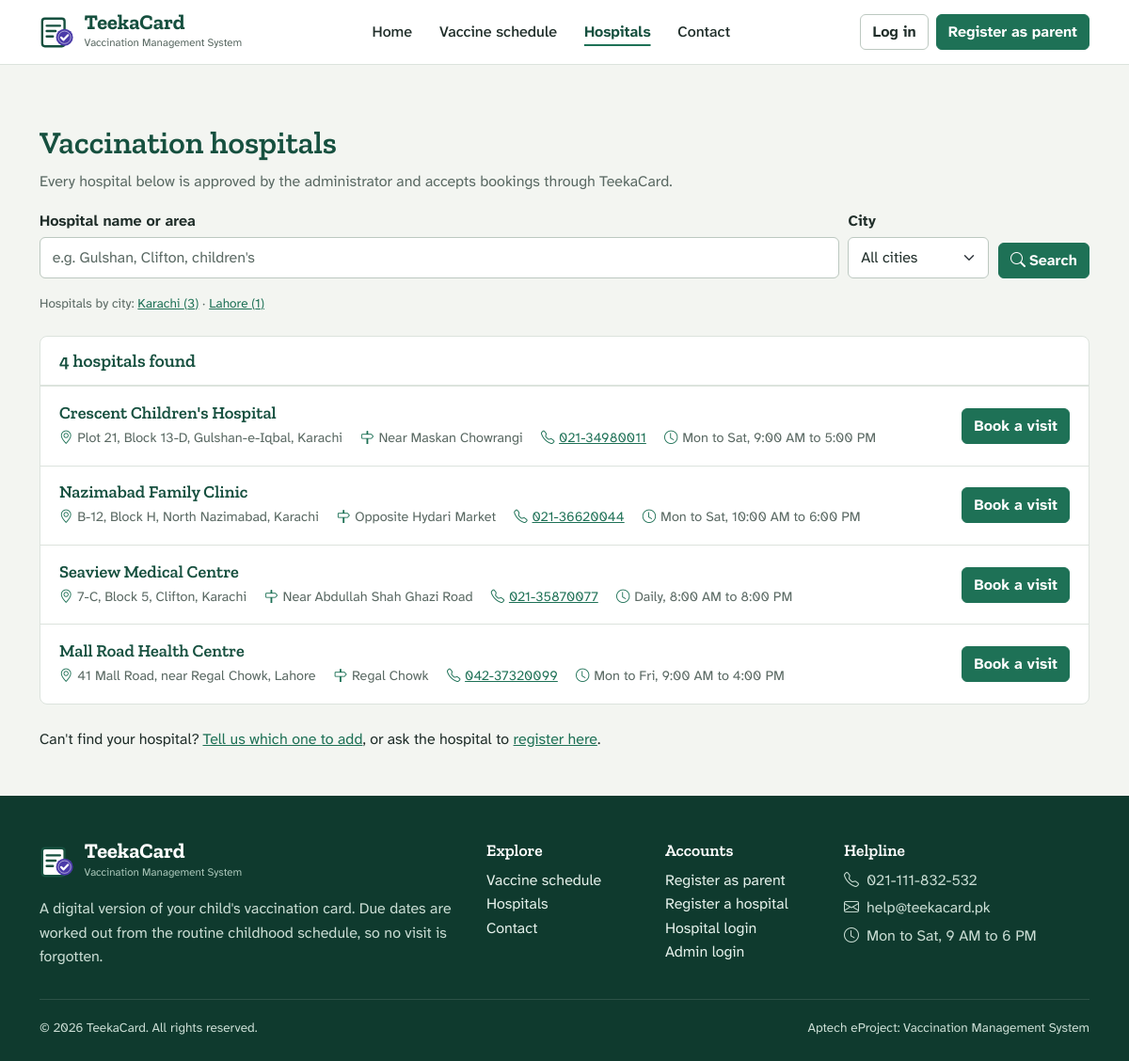
/1_Source_Code/vms/hospitals.php, run on the app's committed database.
### tables this page shows
CREATE TABLE `hospitals` (
  `id`         INT UNSIGNED NOT NULL AUTO_INCREMENT,
  `name`       VARCHAR(150) NOT NULL,
  `email`      VARCHAR(150) NOT NULL,
  `phone`      VARCHAR(20)  NOT NULL,
  `city`       VARCHAR(60)  NOT NULL,
  `address`    VARCHAR(255) NOT NULL,
  `location`   VARCHAR(255) NULL DEFAULT NULL COMMENT 'Area / landmark / map link',
  `timings`    VARCHAR(100) NULL DEFAULT NULL,
  `password`   VARCHAR(255) NOT NULL,
  `status`     ENUM('Pending','Active','Inactive') NOT NULL DEFAULT 'Pending',
  `created_at` DATETIME NOT NULL DEFAULT CURRENT_TIMESTAMP,
  `updated_at` DATETIME NULL DEFAULT NULL ON UPDATE CURRENT_TIMESTAMP,
  PRIMARY KEY (`id`),
  UNIQUE KEY `uq_hospital_email` (`email`),
  KEY `idx_hospital_city` (`city`),
  KEY `idx_hospital_status` (`status`)
);

### 1_Source_Code/vms/includes/functions.php (called while the page is built, shortened)
<?php
function e($value): string
{
    return htmlspecialchars((string) ($value ?? ''), ENT_QUOTES, 'UTF-8');
}
function url(string $path = ''): string
{
    return BASE_PATH . '/' . ltrim($path, '/');
}
function get(string $key, string $default = ''): string
{
    $value = $_GET[$key] ?? $default;
    return is_string($value) ? trim($value) : $default;
}
function int_param(string $key, string $source = 'get'): int
{
    $bag   = $source === 'post' ? $_POST : $_GET;
    $value = filter_var($bag[$key] ?? null, FILTER_VALIDATE_INT, ['options' => ['min_range' => 1]]);
    return $value === false ? 0 : (int) $value;
}
function city_list(): array
{
    return ['Karachi', 'Lahore', 'Islamabad', 'Rawalpindi', 'Faisalabad', 'Multan', 'Hyderabad',
            'Peshawar', 'Quetta', 'Sialkot', 'Gujranwala', 'Sukkur', 'Larkana', 'Other'];
}
function paginate(int $total, int $perPage = PER_PAGE): array
{
    $pages = max(1, (int) ceil($total / $perPage));
    $page  = min(max(1, int_param('page')), $pages);
    return ['page' => $page, 'per' => $perPage, 'offset' => ($page - 1) * $perPage, 'pages' => $pages, 'total' => $total];
}

### 1_Source_Code/vms/includes/db.php (called while the page is built, shortened)
<?php
function db(): PDO
{
    static $pdo = null;
    if ($pdo === null) {
        $dsn = 'mysql:host=' . DB_HOST . ';port=' . DB_PORT . ';dbname=' . DB_NAME . ';charset=utf8mb4';
        try {
            $pdo = new PDO($dsn, DB_USER, DB_PASS, [
                PDO::ATTR_ERRMODE            => PDO::ERRMODE_EXCEPTION,
                PDO::ATTR_DEFAULT_FETCH_MODE => PDO::FETCH_ASSOC,
                PDO::ATTR_EMULATE_PREPARES   => false,
            ]);
            $pdo->exec("SET time_zone = '" . date('P') . "'");
        } catch (PDOException $e) {
            db_setup_error($e->getMessage());
        }
    }
    return $pdo;
}
function db_run(string $sql, array $params = []): PDOStatement
{
    $stmt = db()->prepare($sql);
    foreach ($params as $key => $value) {
        $param = is_int($key) ? $key + 1 : (str_starts_with($key, ':') ? $key : ':' . $key);
        $type  = is_int($value) ? PDO::PARAM_INT : (is_null($value) ? PDO::PARAM_NULL : PDO::PARAM_STR);
        $stmt->bindValue($param, $value, $type);
    }
    $stmt->execute();
    return $stmt;
}
function db_all(string $sql, array $params = []): array
{
    return db_run($sql, $params)->fetchAll();
}
function db_value(string $sql, array $params = [])
{
    $value = db_run($sql, $params)->fetchColumn();
    return $value === false ? null : $value;
}

### 1_Source_Code/vms/hospitals.php (the view, shortened to what this page needs)
<?php
$q    = mb_substr(get('q'), 0, 80);
$city = get('city');
$where  = ["status = 'Active'"];
$params = [];
$whereSql = implode(' AND ', $where);
$pager     = paginate((int) db_value("SELECT COUNT(*) FROM hospitals WHERE $whereSql", $params), 10);
$hospitals = db_all(
    "SELECT id, name, phone, city, address, location, timings FROM hospitals
      WHERE $whereSql ORDER BY city, name LIMIT ? OFFSET ?",
    array_merge($params, [$pager['per'], $pager['offset']])
);
$cityCounts = db_all("SELECT city, COUNT(*) AS total FROM hospitals WHERE status = 'Active' GROUP BY city ORDER BY total DESC, city");
function location_html(?string $location): string
{
    return e($location);
}
require __DIR__ . '/includes/layout/public-header.php';
?>
<section class="section pb-4">
    <div class="container">
        <h1>Vaccination hospitals</h1>
        <p class="text-soft">Every hospital below is approved by the administrator and accepts bookings through <?= e(APP_NAME) ?>.</p>
        <form class="filters mt-3" method="get" role="search">
            <div class="grow">
                <label class="form-label" for="q">Hospital name or area</label>
                <input class="form-control" type="search" id="q" name="q" value="<?= e($q) ?>" placeholder="e.g. Gulshan, Clifton, children's">
            </div>
            <div>
                <label class="form-label" for="city">City</label>
                <select class="form-select" id="city" name="city" data-autosubmit>
                    <?= city_options($city, 'All cities') ?>
                </select>
            </div>
            <button class="btn btn-primary" type="submit"><i class="bi bi-search me-1" aria-hidden="true"></i>Search</button>
        </form>
        <?php if ($cityCounts): ?>
            <p class="small-note mt-3 mb-0">
                Hospitals by city:
                <?php foreach ($cityCounts as $i => $c): ?>
                    <?= $i ? '&middot;' : '' ?>
                    <a href="<?= e(url('hospitals.php?city=' . urlencode($c['city']))) ?>"><?= e($c['city']) ?> (<?= (int) $c['total'] ?>)</a>
                <?php endforeach; ?>
            </p>
        <?php endif; ?>
    </div>
</section>
<section class="pb-5">
    <div class="container">
        <div class="sheet">
            <div class="sheet-head">
                <h2><?= (int) $pager['total'] ?> hospital<?= $pager['total'] === 1 ? '' : 's' ?> found</h2>
            </div>
            <?php if (!$hospitals): ?>
                <?= empty_state('No hospitals match your search', 'Try another area or choose "All cities".', url('hospitals.php'), 'Show all hospitals') ?>
            <?php else: ?>
                <?php foreach ($hospitals as $h): ?>
                    <article class="hospital-row">
                        <div>
                            <h3><?= e($h['name']) ?></h3>
                            <div class="hospital-meta">
                                <span><i class="bi bi-geo-alt" aria-hidden="true"></i><?= e($h['address']) ?>, <?= e($h['city']) ?></span>
                                <?php if ($h['location']): ?>
                                    <span><i class="bi bi-signpost" aria-hidden="true"></i><?= location_html($h['location']) ?></span>
                                <?php endif; ?>
                                <span><i class="bi bi-telephone" aria-hidden="true"></i><a href="tel:<?= e(preg_replace('/[^\d+]/', '', $h['phone'])) ?>"><?= e($h['phone']) ?></a></span>
                                <?php if ($h['timings']): ?>
                                    <span><i class="bi bi-clock" aria-hidden="true"></i><?= e($h['timings']) ?></span>
                                <?php endif; ?>
                            </div>
                        </div>
                        <a class="btn btn-primary" href="<?= e(url('parent/book.php?hospital=' . (int) $h['id'])) ?>">
                            Book a visit<span class="visually-hidden"> at <?= e($h['name']) ?></span>
                        </a>
                    </article>
                <?php endforeach; ?>
            <?php endif; ?>
        </div>
        <p class="mt-4 mb-0">
            Can't find your hospital?
            <a href="<?= e(url('contact.php?subject=' . urlencode('Hospital suggestion'))) ?>">Tell us which one to add</a>,
            or ask the hospital to <a href="<?= url('hospital-register.php') ?>">register here</a>.
        </p>
    </div>
</section>
<?php require __DIR__ . '/includes/layout/public-footer.php'; ?>

### 1_Source_Code/vms/assets/css/app.css (style rules this page uses)
:root { --paper: #F3F5F1; --sheet: #FFFFFF; --rule: #DCE3DD; --rule-strong: #BCC8C0; --ink: #1F2D29; --ink-soft: #5A6963; --pine: #16503F; --pine-deep: #0F3A2E; --green: #1E7156; --green-hover: #185E47; --green-tint: #E2EFE8; --stamp: #4A3AA8; --stamp-tint: #ECEAF8; --amber: #8F5405; --amber-tint: #FBF0DD; --amber-line: #E3B25F; --red: #A8342A; --red-tint: #F8E5E2; --grey-tint: #ECEFEC; --font-body: "Atkinson Hyperlegible Next", "Segoe UI", system-ui, -apple-system, Roboto, Arial, sans-serif; --font-display: "Zilla Slab", Rockwell, "Roboto Slab", Georgia, serif; --bs-body-font-family: var(--font-body); --bs-body-font-size: 1rem; --bs-body-line-height: 1.6; --bs-body-color: var(--ink); --bs-body-bg: var(--paper); --bs-emphasis-color: var(--ink); --bs-secondary-color: var(--ink-soft); --bs-border-color: var(--rule); --bs-link-color: var(--green); --bs-link-color-rgb: 30, 113, 86; --bs-link-hover-color: var(--pine); --bs-link-hover-color-rgb: 22, 80, 63; --bs-primary: var(--green); --bs-primary-rgb: 30, 113, 86; --bs-border-radius: 6px; --bs-heading-color: var(--pine); }
html { scroll-padding-top: 90px; }
body { min-height: 100vh; display: flex; flex-direction: column; -webkit-font-smoothing: antialiased; }
h1, h2, h3, h4, .display-font { font-family: var(--font-display); font-weight: 600; line-height: 1.15; color: var(--pine); }
h1 { font-size: 2.1rem; }
h2 { font-size: 1.65rem; }
h3 { font-size: 1.3rem; }
p { max-width: 72ch; }
.text-soft { color: var(--ink-soft) !important; }
.small-note { font-size: .85rem; color: var(--ink-soft); }
.btn { font-weight: 600; border-radius: 6px; --bs-btn-focus-shadow-rgb: 74, 58, 168; }
.btn-primary { --bs-btn-bg: var(--green); --bs-btn-border-color: var(--green); --bs-btn-hover-bg: var(--green-hover); --bs-btn-hover-border-color: var(--green-hover); --bs-btn-active-bg: var(--pine); --bs-btn-active-border-color: var(--pine); --bs-btn-disabled-bg: var(--green); --bs-btn-disabled-border-color: var(--green); }
.form-label { font-weight: 600; margin-bottom: .3rem; }
.form-control, .form-select { border-color: var(--rule-strong); border-radius: 6px; padding: .55rem .8rem; background-color: var(--sheet); }
.section { padding: 4rem 0; }
.hospital-row { display: grid; grid-template-columns: 1fr auto; gap: 1rem; padding: 1.1rem 1.25rem; border-top: 1px solid var(--rule); align-items: center; }
.hospital-row h3 { font-size: 1.15rem; margin: 0 0 .25rem; }
.hospital-meta { display: flex; flex-wrap: wrap; gap: .25rem 1.2rem; font-size: .9rem; color: var(--ink-soft); }
.hospital-meta i { color: var(--green); margin-right: .3rem; }
.sheet { background: var(--sheet); border: 1px solid var(--rule); border-radius: 8px; }
.sheet-head { display: flex; align-items: center; justify-content: space-between; flex-wrap: wrap; gap: .75rem; padding: .9rem 1.25rem; border-bottom: 1px solid var(--rule); }
.sheet-head h2 { font-size: 1.2rem; margin: 0; }
.filters { display: flex; flex-wrap: wrap; gap: .6rem; align-items: flex-end; }
.filters .form-control, .filters .form-select { min-width: 150px; }
.filters .grow { flex: 1 1 220px; }

### data on the page
hospitals: name "Crescent Children's Hospital", address "Plot 21, Block 13-D, Gulshan-e-Iqbal", city "Karachi", location "Near Maskan Chowrangi", phone "021-34980011", timings "Mon to Sat, 9:00 AM to 5:00 PM"
hospitals: name "Nazimabad Family Clinic", address "B-12, Block H, North Nazimabad", city "Karachi", location "Opposite Hydari Market", phone "021-36620044", timings "Mon to Sat, 10:00 AM to 6:00 PM"
hospitals: name "Seaview Medical Centre", address "7-C, Block 5, Clifton", city "Karachi", location "Near Abdullah Shah Ghazi Road", phone "021-35870077", timings "Daily, 8:00 AM to 8:00 PM"
hospitals: name "Mall Road Health Centre", address "41 Mall Road, near Regal Chowk", city "Lahore", location "Regal Chowk", phone "042-37320099", timings "Mon to Fri, 9:00 AM to 4:00 PM"

### other printed values
APP_NAME "TeekaCard"
APP_TAGLINE "Vaccination Management System"
$navLabel "Home"
$navLabel "Vaccine schedule"
$navLabel "Hospitals"
$navLabel "Contact"
$c['city'] "Karachi"
$c['total'] "3"
$c['city'] "Lahore"
$c['total'] "1"
$pager['total'] "4"
form field city "All cities"
